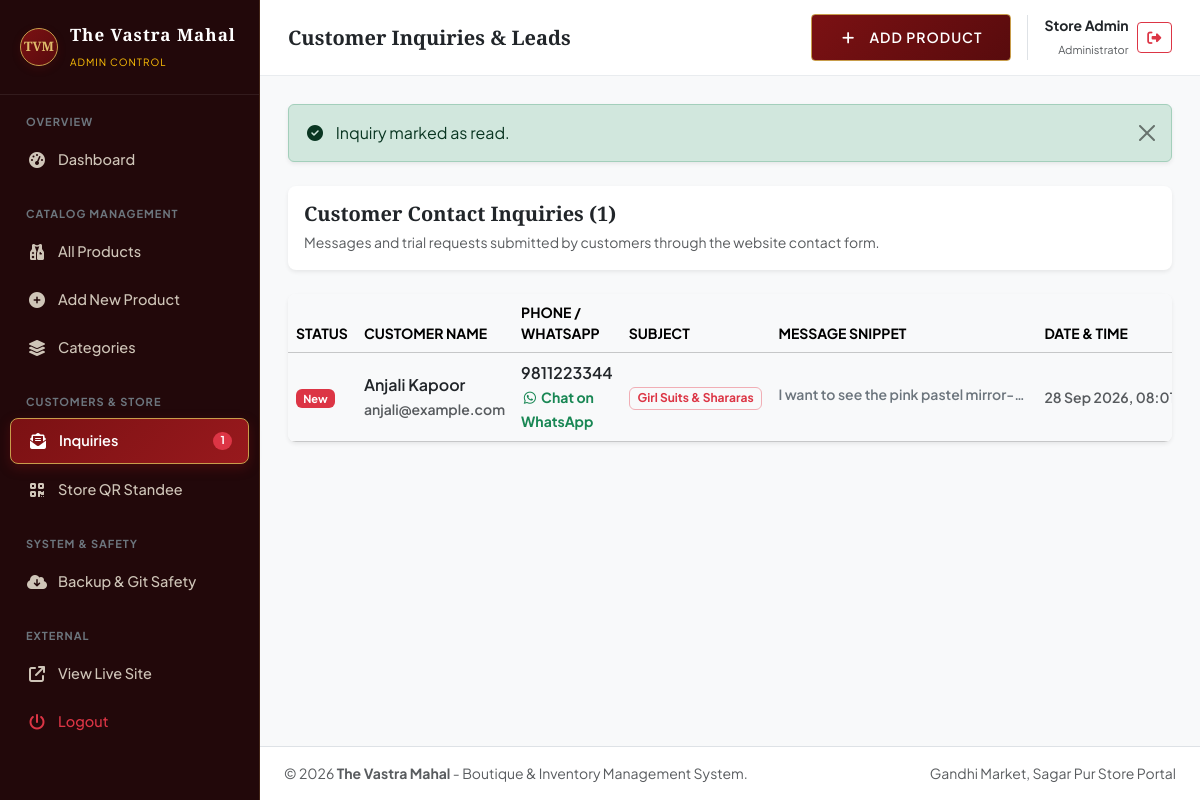
Screenshot of /admin/inquiries.php?action=mark_read&id=1 (signed in) with the database file from the repository.
### tables this page shows
CREATE TABLE IF NOT EXISTS `contact_inquiries` (
  `id` int(11) NOT NULL AUTO_INCREMENT,
  `name` varchar(150) NOT NULL,
  `email` varchar(150) NOT NULL,
  `phone` varchar(50) NOT NULL,
  `subject` varchar(200) DEFAULT NULL,
  `message` text NOT NULL,
  `is_read` tinyint(1) DEFAULT 0,
  `created_at` timestamp NOT NULL DEFAULT current_timestamp(),
  PRIMARY KEY (`id`)
);

### config/db.php (called while the page is built, shortened)
    <?php
function e($str) {
    return htmlspecialchars($str ?? '', ENT_QUOTES, 'UTF-8');
}

### admin/inquiries.php (the view, shortened to what this page needs)
<?php
require_once __DIR__ . '/includes/admin-header.php';
$success = '';
if (isset($_GET['action'])) {
    $inqId = (int)($_GET['id'] ?? 0);
    if ($_GET['action'] === 'mark_read' && $inqId > 0) {
        $pdo->prepare("UPDATE contact_inquiries SET is_read = 1 WHERE id = ?")->execute([$inqId]);
        $success = "Inquiry marked as read.";
    } elseif ($_GET['action'] === 'delete' && $inqId > 0) {
        $pdo->prepare("DELETE FROM contact_inquiries WHERE id = ?")->execute([$inqId]);
        $success = "Inquiry deleted successfully.";
    }
}
$inquiries = $pdo->query("SELECT * FROM contact_inquiries ORDER BY is_read ASC, id DESC")->fetchAll();
?>
<?php if (!empty($success)): ?>
    <div class="alert alert-success alert-dismissible fade show mb-4 shadow-sm" role="alert">
        <i class="fa-solid fa-circle-check me-2"></i> <?= e($success); ?>
        <button type="button" class="btn-close" data-bs-dismiss="alert"></button>
    </div>
<?php endif; ?>
<div class="card border-0 rounded-3 shadow-sm bg-white p-3 mb-4">
    <div class="d-flex justify-content-between align-items-center">
        <div>
            <h5 class="fw-bold mb-1" style="font-family: var(--vm-font-title);">Customer Contact Inquiries (<?= count($inquiries); ?>)</h5>
            <small class="text-muted">Messages and trial requests submitted by customers through the website contact form.</small>
        </div>
    </div>
</div>
<div class="card border-0 rounded-3 shadow-sm bg-white overflow-hidden">
    <div class="table-responsive">
        <table class="table table-hover align-middle mb-0">
            <thead class="table-light small text-uppercase text-secondary">
                <tr>
                    <th style="width: 50px;">Status</th>
                    <th>Customer Name</th>
                    <th>Phone / WhatsApp</th>
                    <th>Subject</th>
                    <th>Message Snippet</th>
                    <th>Date & Time</th>
                </tr>
            </thead>
            <tbody>
                <?php if (empty($inquiries)): ?>
                    <tr>
                        <td colspan="7" class="text-center py-5 text-muted">
                            <i class="fa-regular fa-envelope-open fs-1 mb-2 d-block text-secondary"></i>
                            No customer inquiries received yet.
                        </td>
                    </tr>
                <?php else: ?>
                    <?php foreach ($inquiries as $inq):
                        $cleanPhone = preg_replace('/[^0-9]/', '', $inq['phone']);
                        if (strlen($cleanPhone) === 10) $cleanPhone = '91' . $cleanPhone;
                    ?>
                        <tr class="<?= $inq['is_read'] ? '' : 'table-light fw-semibold'; ?>">
                            <td>
                                <?php if ($inq['is_read']): ?>
                                    <span class="badge bg-secondary-subtle text-secondary" style="font-size:11px;">Read</span>
                                <?php else: ?>
                                    <span class="badge bg-danger" style="font-size:11px;">New</span>
                                <?php endif; ?>
                            </td>
                            <td>
                                <div class="text-dark"><?= e($inq['name']); ?></div>
                                <small class="text-muted"><?= e($inq['email'] ?? 'No email'); ?></small>
                            </td>
                            <td>
                                <div><a href="tel:<?= e($inq['phone']); ?>" class="text-dark text-decoration-none"><?= e($inq['phone']); ?></a></div>
                                <a href="https://wa.me/<?= $cleanPhone; ?>?text=<?= urlencode("Hello " . $inq['name'] . "! We received your inquiry at The Vastra Mahal regarding " . $inq['subject'] . "."); ?>" target="_blank" class="small text-success text-decoration-none fw-bold">
                                    <i class="fa-brands fa-whatsapp"></i> Chat on WhatsApp
                                </a>
                            </td>
                            <td>
                                <span class="badge bg-light text-danger border border-danger-subtle"><?= e($inq['subject'] ?? 'General'); ?></span>
                            </td>
                            <td>
                                <span class="text-secondary small d-inline-block text-truncate" style="max-width: 250px;">
                                    <?= e($inq['message']); ?>
                                </span>
                            </td>
                            <td class="small text-muted text-nowrap">
                                <?= date('d M Y, h:i A', strtotime($inq['created_at'])); ?>
                            </td>
                        </tr>
                    <?php endforeach; ?>
                <?php endif; ?>
            </tbody>
        </table>
    </div>
</div>
<?php require_once __DIR__ . '/includes/admin-footer.php'; ?>

### css/vastra-mahal-luxury.css (style rules this page uses)
:root { --vm-maroon: #7B1113; --vm-maroon-dark: #580B0D; --vm-maroon-light: #9B1C20; --vm-gold: #C89D4B; --vm-gold-light: #DFBD6C; --vm-gold-pale: #FBF4E6; --vm-ivory: #FDFBF7; --vm-charcoal: #1E1E24; --vm-border: #E8DCCB; --vm-font-title: 'Cinzel', 'Playfair Display', Georgia, serif; --vm-font-body: 'Plus Jakarta Sans', -apple-system, BlinkMacSystemFont, sans-serif; }
body { font-family: var(--vm-font-body); background-color: var(--vm-ivory); color: #4A4A4A; }
html, body { overflow-x: hidden; max-width: 100vw; }

### admin/includes/admin-header.php (style rules this page uses)
:root { --admin-sidebar-bg: #22080A; --admin-sidebar-hover: #3D0F13; --admin-active: #7B1113; }
body { background-color: #F8F9FA; font-family: 'Plus Jakarta Sans', -apple-system, sans-serif; }

### rows the page displays
contact_inquiries: is_read "New", name "Anjali Kapoor", email "anjali@example.com", phone "9811223344", subject "Girl Suits & Shararas", message "I want to see the pink pastel mirror-…", created_at "28 Sep 2026,…"

### other values shown
$unreadInquiriesCount "1"
$pageTitle "Customer Inquiries & Leads"
$_SESSION['admin_name'] "Store Admin"
$success "Inquiry marked as read."
count($inquiries) "1"
